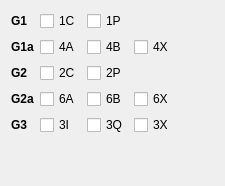
     <widget class="QWidget" name="tabGlonass">
      <attribute name="title">
       <string>Glonass</string>
      </attribute>
      <layout class="QGridLayout" name="gridLayout" columnstretch="0,1,1,1,0">
       <item row="1" column="0">
        <widget class="QLabel" name="Glo_G1a">
         <property name="font">
          <font>
           <bold>true</bold>
          </font>
         </property>
         <property name="text">
          <string>G1a</string>
         </property>
        </widget>
       </item>
       <item row="4" column="0">
        <widget class="QLabel" name="Glo_G3">
         <property name="font">
          <font>
           <bold>true</bold>
          </font>
         </property>
         <property name="text">
          <string>G3</string>
         </property>
        </widget>
       </item>
       <item row="1" column="1">
        <widget class="QCheckBox" name="R66">
         <property name="toolTip">
          <string>L1OCd</string>
         </property>
         <property name="text">
          <string>4A</string>
         </property>
         <property name="checked">
          <bool>false</bool>
         </property>
        </widget>
       </item>
       <item row="2" column="2">
        <widget class="QCheckBox" name="R19">
         <property name="toolTip">
          <string>P</string>
         </property>
         <property name="text">
          <string>2P</string>
         </property>
         <property name="checked">
          <bool>false</bool>
         </property>
        </widget>
       </item>
       <item row="3" column="1">
        <widget class="QCheckBox" name="R30">
         <property name="toolTip">
          <string>L2CSI</string>
         </property>
         <property name="text">
          <string>6A</string>
         </property>
         <property name="checked">
          <bool>false</bool>
         </property>
        </widget>
       </item>
       <item row="4" column="3">
        <widget class="QCheckBox" name="R46">
         <property name="toolTip">
          <string>I+Q</string>
         </property>
         <property name="text">
          <string>3X</string>
         </property>
         <property name="checked">
          <bool>false</bool>
         </property>
        </widget>
       </item>
       <item row="3" column="2">
        <widget class="QCheckBox" name="R31">
         <property name="toolTip">
          <string>L2OCp</string>
         </property>
         <property name="text">
          <string>6B</string>
         </property>
         <property name="checked">
          <bool>false</bool>
         </property>
        </widget>
       </item>
       <item row="0" column="0">
        <widget class="QLabel" name="Glo_G1">
         <property name="font">
          <font>
           <bold>true</bold>
          </font>
         </property>
         <property name="text">
          <string>G1</string>
         </property>
        </widget>
       </item>
       <item row="2" column="1">
        <widget class="QCheckBox" name="R14">
         <property name="toolTip">
          <string>C/A</string>
         </property>
         <property name="text">
          <string>2C</string>
         </property>
         <property name="checked">
          <bool>false</bool>
         </property>
        </widget>
       </item>
       <item row="1" column="2">
        <widget class="QCheckBox" name="R67">
         <property name="toolTip">
          <string>L1OCp</string>
         </property>
         <property name="text">
          <string>4B</string>
         </property>
         <property name="checked">
          <bool>false</bool>
         </property>
        </widget>
       </item>
       <item row="3" column="3">
        <widget class="QCheckBox" name="R33">
         <property name="toolTip">
          <string>L2CSI+L2OCp</string>
         </property>
         <property name="text">
          <string>6X</string>
         </property>
         <property name="checked">
          <bool>false</bool>
         </property>
        </widget>
       </item>
       <item row="0" column="1">
        <widget class="QCheckBox" name="R01">
         <property name="toolTip">
          <string>C/A</string>
         </property>
         <property name="text">
          <string>1C</string>
         </property>
         <property name="checked">
          <bool>false</bool>
         </property>
        </widget>
       </item>
       <item row="5" column="0">
        <spacer name="verticalSpacer_2">
         <property name="orientation">
          <enum>Qt::Vertical</enum>
         </property>
         <property name="sizeHint" stdset="0">
          <size>
           <width>20</width>
           <height>40</height>
          </size>
         </property>
        </spacer>
       </item>
       <item row="1" column="3">
        <widget class="QCheckBox" name="R68">
         <property name="toolTip">
          <string>L1OCd+L1OCp</string>
         </property>
         <property name="text">
          <string>4X</string>
         </property>
         <property name="checked">
          <bool>false</bool>
         </property>
        </widget>
       </item>
       <item row="3" column="0">
        <widget class="QLabel" name="Glo_G2a">
         <property name="font">
          <font>
           <bold>true</bold>
          </font>
         </property>
         <property name="text">
          <string>G2a</string>
         </property>
        </widget>
       </item>
       <item row="4" column="1">
        <widget class="QCheckBox" name="R44">
         <property name="toolTip">
          <string>I</string>
         </property>
         <property name="text">
          <string>3I</string>
         </property>
         <property name="checked">
          <bool>false</bool>
         </property>
        </widget>
       </item>
       <item row="2" column="0">
        <widget class="QLabel" name="Glo_G2">
         <property name="font">
          <font>
           <bold>true</bold>
          </font>
         </property>
         <property name="text">
          <string>G2</string>
         </property>
        </widget>
       </item>
       <item row="4" column="2">
        <widget class="QCheckBox" name="R45">
         <property name="toolTip">
          <string>Q</string>
         </property>
         <property name="text">
          <string>3Q</string>
         </property>
         <property name="checked">
          <bool>false</bool>
         </property>
        </widget>
       </item>
       <item row="4" column="4">
        <spacer name="horizontalSpacer">
         <property name="orientation">
          <enum>Qt::Horizontal</enum>
         </property>
         <property name="sizeHint" stdset="0">
          <size>
           <width>40</width>
           <height>20</height>
          </size>
         </property>
        </spacer>
       </item>
       <item row="0" column="2">
        <widget class="QCheckBox" name="R02">
         <property name="toolTip">
          <string>P</string>
         </property>
         <property name="text">
          <string>1P</string>
         </property>
         <property name="checked">
          <bool>false</bool>
         </property>
        </widget>
       </item>
      </layout>
     </widget>
